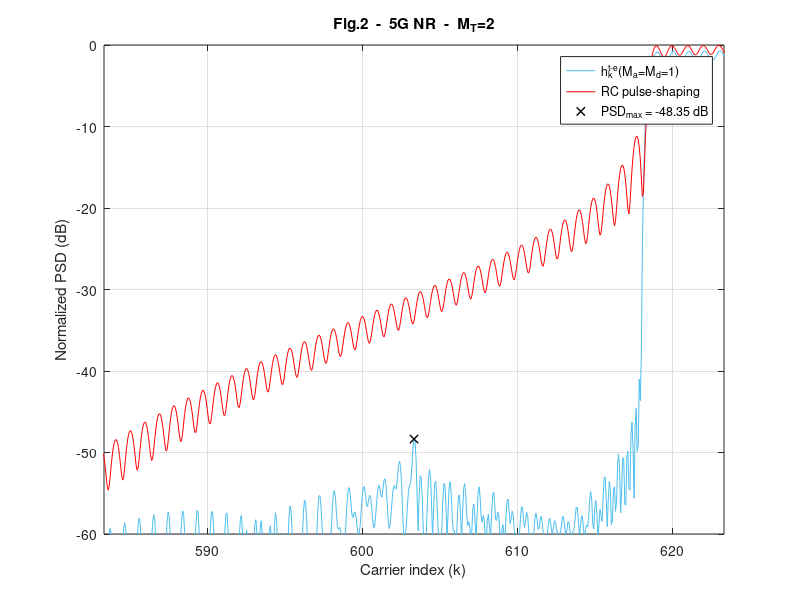

MATLAB code to generate this figure: (Note: this script raises an error after producing the figure.)
clear,
%% %%%%%%%%%%%%%%%%%%%%%%%%%%%%%%%%%%%%%%%%%%%%%%%%%%%%%%%%%%
% %                 LOAD THE PARAMETERS                   % %
%%%%%%%%%%%%%%%%%%%%%%%%%%%%%%%%%%%%%%%%%%%%%%%%%%%%%%%%%% %%
addpath('../../data/Fig2')
load('Fig2_Parameters_for_5G_NR_Ma_1_Md_1.mat');

Fsob = OFDM_param.Fsob; % Upsampling factor 
% Upsample in time-domain
N = OFDM_param.N*Fsob;
Ngi = OFDM_param.Ngi*Fsob;
b = (OFDM_param.b+1)*Fsob-1;
L = OFDM_param.L*Fsob;
Ms = OFDM_param.Ms;
g = OFDM_param.g;
us = OFDM_param.us;
ue = OFDM_param.ue;

ur = us + ue;

Pd = GenPulse_param.Pd;
Pd_todas = GenPulse_param.Pd_todas;
Paic = GenPulse_param.Paic;
Ptk = GenPulse_param.Ptk;
R_aic = GenPulse_param.R_aic;
R_tk = GenPulse_param.R_tk;
NexTemp = GenPulse_param.NexTemp;
cell_coef_lim = GenPulse_param.cell_coef_lim;



%% %%%%%%%%%%%%%%%%%%%%%%%%%%%%%%%%%%%%%%%%%%%%%%%%%%%%%%%%%%
%            OBTAIN THE PULSES IN THE SCENARIO            % %
%%%%%%%%%%%%%%%%%%%%%%%%%%%%%%%%%%%%%%%%%%%%%%%%%%%%%%%%%% %%

eta = (N+Ngi-b-1)/2; 
vn=(0:L+b-1)'-Ngi;  % Dicrete time axis vector
n0 = eta+b-Ngi;     % Phase delay due to Hermiticity


h_k = zeros((2*NexTemp+1)*L+b, N); % Matrix containing the proposed pulses
aic_k = zeros((2*NexTemp+1)*L+b, N);  % Matrix containing the AIC term
t_k = zeros((2*NexTemp+1)*L+b, N);    % Matrix containing the AST term

% Obtain h_k for every data carrier
for ind_k = 1:length(Pd);

    % % AIC terms
    %%%%%%%%%%%%%%%%%%%%%%%%%%%%%%%%%%
    % Central term
    Pc = exp(1j*2*pi/N*repmat(vn,1,length(Paic{ind_k})).*repmat(Paic{ind_k}.',length(vn),1)).*repmat(g.',1,length(Paic{ind_k}));
    % Advanced and delayed terms
    Pc = repmat(Pc,1,2*NexTemp+1);

    Omega_c_n0 = diag(repmat(exp(-1j*2*pi*Paic{ind_k}*n0/N),1+2*NexTemp,1));
    aic_temp = Pc*Omega_c_n0*diag(R_aic{ind_k}).*exp(1j*2*pi*Pd(ind_k)*n0/N);
    aic_k((NexTemp*L+1):(NexTemp+1)*L+b,Pd(ind_k)+N/2+1) = sum(aic_temp(:,1:length(Paic{ind_k})),2);    % CENTRAL TERM
    
    m_temp = 0;
    for ind_m = 1:NexTemp;                                                                              % ADVANCED AND DELAYED TERMS
        aic_k(((NexTemp-ind_m)*L+1):((NexTemp-ind_m+1)*L+b),Pd(ind_k)+N/2+1) = aic_k(((NexTemp-ind_m)*L+1):((NexTemp-ind_m+1)*L+b),Pd(ind_k)+N/2+1) + sum(aic_temp(:,(length(Paic{ind_k})*(1+m_temp)) + (1:length(Paic{ind_k}))),2);
        aic_k(((NexTemp+ind_m)*L+1):((NexTemp+ind_m+1)*L+b),Pd(ind_k)+N/2+1) = aic_k(((NexTemp+ind_m)*L+1):((NexTemp+ind_m+1)*L+b),Pd(ind_k)+N/2+1) + sum(aic_temp(:,(length(Paic{ind_k})*(1+m_temp+1)) + (1:length(Paic{ind_k}))),2);
        m_temp = m_temp+2;
    end
    
    % % AST terms
    %%%%%%%%%%%%%%%%%%%%%%%%%%%%%%%%%%
    % Central term
    Ts = exp(1j*2*pi/N*repmat(vn,1,length(Ptk{ind_k})).*repmat(Ptk{ind_k}.',length(vn),1)).*repmat(us.',1,length(Ptk{ind_k}));
    Te = exp(1j*2*pi/N*repmat(vn,1,length(Ptk{ind_k})).*repmat(Ptk{ind_k}.',length(vn),1)).*repmat(ue.',1,length(Ptk{ind_k}));
    T = [Ts, Te];
    
    % Advanced and delayed terms
    T = repmat(T,1,NexTemp+1);
    Omega_c_n0 = diag(repmat(exp(-1j*2*pi*Ptk{ind_k}*n0/N),2*(1+NexTemp),1));
    t_k_temp = T*Omega_c_n0*diag(R_tk{ind_k}).*exp(1j*2*pi*Pd(ind_k)*n0/N);
    t_k(((NexTemp)*L+1):((NexTemp+1))*L+b,Pd(ind_k)+N/2+1) = sum(t_k_temp(:,1:2*length(Ptk{ind_k})),2);

    m_temp = 0;
    for ind_m = 1:NexTemp;
            t_k(((NexTemp-ind_m)*L+1):(NexTemp-ind_m+1)*L+b,Pd(ind_k)+N/2+1) = t_k(((NexTemp-ind_m)*L+1):(NexTemp-ind_m+1)*L+b,Pd(ind_k)+N/2+1) + sum(t_k_temp(:,length(Ptk{ind_k})*(2+m_temp) + (1:length(Ptk{ind_k}))),2);
            t_k(((NexTemp+ind_m)*L+1):(NexTemp+ind_m+1)*L+b,Pd(ind_k)+N/2+1) = t_k(((NexTemp+ind_m)*L+1):(NexTemp+ind_m+1)*L+b,Pd(ind_k)+N/2+1) + sum(t_k_temp(:,length(Ptk{ind_k})*(2+m_temp+1) + (1:length(Ptk{ind_k}))),2);
            m_temp = m_temp + 2;
    end
end

h_k = aic_k + t_k;

p_k_conv = exp(1j*(2*pi/N)*repmat(vn,1,length(Pd_todas)).*repmat(Pd_todas.',length(vn),1)).*repmat(g.',1,length(Pd_todas));

h_k(NexTemp*L + (1:L+b),Pd_todas+N/2+1) = h_k(NexTemp*L + (1:L+b),Pd_todas+N/2+1) + p_k_conv;


%% %%%%%%%%%%%%%%%%%%%%%%%%%%%%%%%%%%%%%%%%%%%%%%%%%%%%%%%%%%
% %     REPRESENTATION OF THE PULSES IN THE SCENARIO      % %
%%%%%%%%%%%%%%%%%%%%%%%%%%%%%%%%%%%%%%%%%%%%%%%%%%%%%%%%%% %%

% Obtain the PSD
H_k = fft(h_k,N*Ms);
P_k = fft(p_k_conv,N*Ms);

psd_H = fftshift(sum(abs(H_k).^2,2));
psd_P = fftshift(sum(abs(P_k).^2,2));

x = (-N*Ms/2:N*Ms/2-1)/(Ms);
indices = find(ismember(x,[-N/2,N/2-1]));
indices = indices(1):1:indices(2);

x = x+N/2;
y_h = 10*log10(psd_H/max(psd_H));
y_p = 10*log10(psd_P/max(psd_P));

PSD_max = max(max(y_h(find(x>Pd_todas(end)+N/2+1.67))), max(y_h(find(x<Pd_todas(1)+N/2-1.67)))); %% PSD_MAX IS SOUGHT BEYOND THE 0.67 SCS GUARD BAND THAT IS LEFT BY EACH SIDE
x_PSD_max = x(find(y_h==PSD_max));

% Fig 2 (5G NR Ma=1, Md=1)
figure,
plot(x(indices),y_h(indices), 'DisplayName', 'h_k^{t-e}(M_a=M_d=1)', 'Color', "#4DBEEE"); hold on; grid on;
plot(x(indices),y_p(indices), 'DisplayName', 'RC pulse-shaping', 'Color', 'r');
plot(x_PSD_max, PSD_max, 'Marker', 'x', 'Color', 'k', 'LineStyle', 'none','LineWidth',1, 'DisplayName', ['PSD_{max} = ', num2str(PSD_max, '%.2f'), ' dB'])
xlabel('Carrier index (k)'); ylabel('Normalized PSD (dB)'); legend('show')
xlim(x_PSD_max+[-20,20]); ylim([-60,0])
title(sprintf('Fig.2  -  5G NR  -  M_T=%d', 2*NexTemp))

%% %%%%%%%%%%%%%%%%%%%%%%%%%%%%
% %     CLARIFYING NOTE     % %
%%%%%%%%%%%%%%%%%%%%%%%%%%%% %%

NOTE = ['NOTE: The maximum number of RB that can be used in a 5 MHz channel is 25, which is equivalent to 4.5 MHz (SCS = 15 kHz).',...
    ' That leaves a 500 kHz guard band, 250 kHz by each side of the transmission band.',...
    ' If this guard band is reduced by repurposing those carriers that were previously assigned to it for data transmission, it can be reduced by up to 16 subcarriers, leaving a residual guard band 10 kHz wide (2/3 of an SCS).',...
    ' Hence, the PSD peak can be sought beyond that guard band, which is 1.67 SCS beyond the outermost transmitting subcarrier by each end of the passband.'];
wrapped_NOTE = textwrap({NOTE}, 70);
disp('##################################################################################')
fprintf('\n')
disp(wrapped_NOTE)
disp('##################################################################################')
